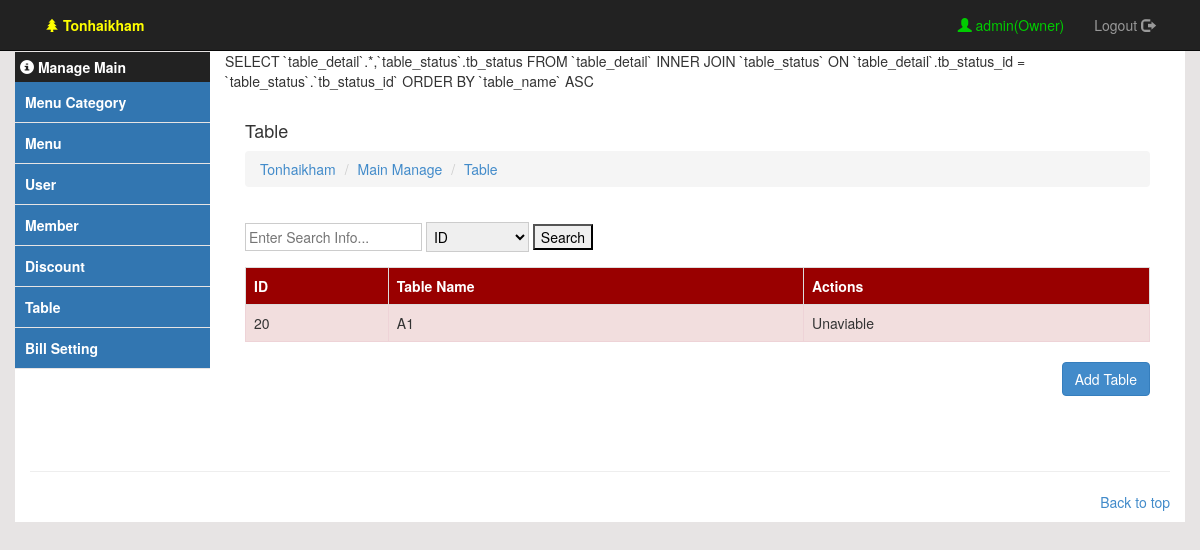
Page /main_manage.php?page=table (signed in) on the committed database.
### tables this page shows
CREATE TABLE `table_detail` (
  `table_id` int(50) NOT NULL,
  `table_name` varchar(50) NOT NULL,
  `tb_status_id` int(11) NOT NULL
);

### includes/libraries/database.class.php (called while the page is built, shortened)
<?php
class Database {
    private $connection;
    private $hostname;
    private $username;
    private $password;
    public function __construct() {
        $this->hostname = DATABASE_HOST;
        $this->username = DATABASE_USER;
        $this->password = DATABASE_PASSWORD;
        $this->database = DATABASE_NAME;
    }
    public function openConnection() {
        $this->connection = mysql_connect($this->hostname, $this->username, $this->password);
    }
    public function executeStatement($statement) {
        $result = mysql_query($statement, $this->connection) or die(mysql_error());
        return $result;
    }
    public function executeSql($sql) {
        $result = $this->executeStatement($sql);
        $dataset = array();
        while ($row = mysql_fetch_object($result)) {
            $dataset[] = $row;
        }
        return $dataset;
    }
}

### includes/templates/view/table.php (the view, shortened to what this page needs)
<?php
$txt_search = mysql_real_escape_string(trim(isset($_REQUEST['search_txt']) ? $_REQUEST['search_txt']:NULL));
$type_search = mysql_real_escape_string(trim(isset($_REQUEST['search_type'])?$_REQUEST['search_type']:NULL));
$type_search_arr['ID'] = "WHERE `table_detail`.table_id LIKE '%$txt_search%' ";
$type_search_arr['Table Name'] = "WHERE `table_detail`.table_name LIKE '%$txt_search%' ";
$sql_tb = "SELECT `table_detail`.*,`table_status`.tb_status FROM `table_detail`
    INNER JOIN `table_status` ON `table_detail`.tb_status_id = `table_status`.`tb_status_id`
     " . (isset($type_search_arr[$type_search])?$type_search_arr[$type_search]:NULL) . "
    ORDER BY `table_name` ASC ";
echo $sql_tb;
$tb_detail_arr = $database->executeSql($sql_tb);
?>
<div style="padding: 20px;">
    <h4>Table</h4>
    <ol class="breadcrumb">
         <li><a href="backoffice.php">Tonhaikham</a></li>
        <li><a href="main_manage.php">Main Manage</a></li>
        <li><a href="main_manage.php?page=table">Table</a></li>
    </ol>
     <div class="row">
        <div style="padding: 15px;">
            <form action="main_manage.php" method="GET">
                <input type="text" placeholder="Enter Search Info..." name="search_txt" style="border: 1px solid #cccccc;padding: 3px;">
                <select name="search_type" style="border: 1px solid #cccccc;padding: 3px;">
                    <option value="ID">ID</option>
                </select>
                <input type="submit" value="Search">
            </form>
        </div>
    </div>
    <div class="table-responsive">
        <table class="table table-bordered">
            <tr style="background-color: #990000;color: white">
                <th>ID</th>
                <th>Table Name</th>
                <th>Actions</th>
            </tr>
            <?php
            foreach ($tb_detail_arr as $tb_detail_value) {
                $tr_color = "";
                $td_actions = "";
                if ($tb_detail_value->tb_status_id == "2") {
                    $tr_color = 'class="danger"';
                    $td_actions = "Unaviable";
                } else if ($tb_detail_value->tb_status_id == "3") {
                    $tr_color = 'class="warning"';
                    $td_actions = "Unaviable!";
                } else {
                    $td_actions = '<span class="glyphicon glyphicon-edit btn-tb-ed" data-toggle="modal" data-target="#this_modal"></span>&nbsp;&nbsp;&nbsp;<span class="glyphicon glyphicon-trash btn-tb-del"></span>';
                }
                ?>
                <tr <?= $tr_color ?> data-id='<?= $tb_detail_value->table_id ?>'>
                    <td><?= $tb_detail_value->table_id ?></td>
                    <td><?= $tb_detail_value->table_name ?></td>
                    <td><?= $td_actions ?></td>
                </tr>
                <?php
            }
            ?>
        </table>
    </div>
    <div style="text-align: right">
        <button class="btn btn-primary" id="btn-pop-addtb" data-toggle="modal" data-target="#this_modal">Add Table</button>
    </div>
</div>

### rows in the picture
table_detail: table_id "20", table_name "A1", tb_status "Unaviable"

### other values in the picture
$sys_user "admin"
user_role($sys_user_role) "Owner"
$sql_tb "SELECT `table_detail`.*,`table_status`.tb_status FROM `table_detail` INNER JOIN `table_status` ON `table_detail`.tb_status_id = `table_status`.`tb_status_id` ORDER BY `table_name` ASC"
